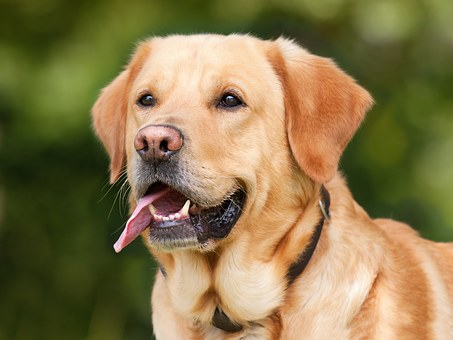
#> input picture 6_Deep Learning/4_Digital Image Processing/4_Edge Detection/images/dog.jpg, 453 x 340 px
$ jupyter execute 1_edge_detection.ipynb   (shell and % lines are left out)
#> lines starting #> are read from the running program, lines starting #| are printed output that depends on the picture
# Edge detection in images

Edge detection is one of the fundamental image-processing tasks used in various Computer Vision tasks to identify the boundary or sharp changes in the pixel intensity. It plays a crucial role in object detection, image segmentation and feature extraction from the image. In Real-time edge detection, the image frame coming from a live webcam or video is continuously captured and each frame is processed by edge detection algorithms which identify and highlight these edges continuously.

## Loading libraries and importing image

[cell 1]
# Importing the required libraries
from skimage.io import imread, imshow
from skimage.filters import sobel_h, prewitt_h, prewitt_v, sobel_v, roberts, laplace

[cell 2]
# Reading the image and plotting it
image = imread('images/dog.jpg', as_gray = True)
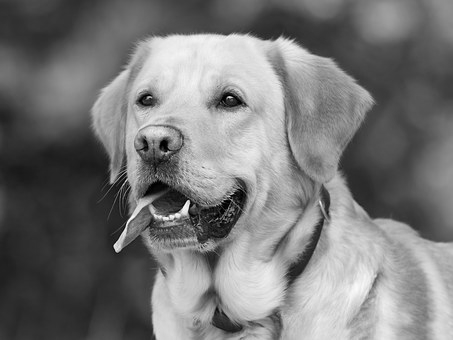
#> image: shape (340, 453) float64; min 0.000565, max 0.993, mean 0.471
imshow(image, cmap='gray')

[cell 3]
# Checking the shape of the image
print('Shape:', image.shape)
#| Shape: (340, 453)

## Different types of kernels

### Sobel kernel

[cell 4]
import matplotlib.pyplot as plt

# Calculating the horizontal edges using sobel kernel
edges_sobel_horizontal = sobel_h(image)
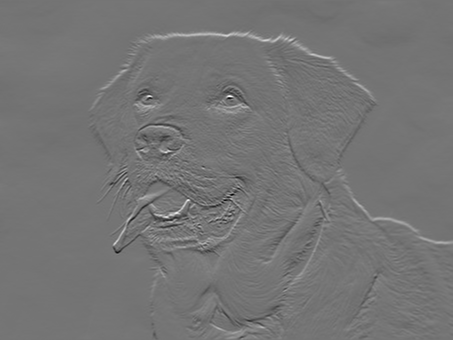
#> edges_sobel_horizontal: shape (340, 453) float64; min -0.709, max 0.838, mean 0.00106; drawn with min black and max white

# Calculating the vertical edges using soble kernel
edges_sobel_vertical = sobel_v(image)
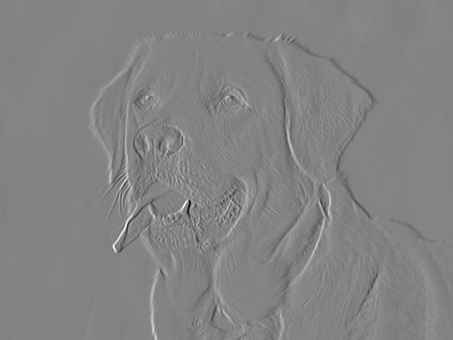
#> edges_sobel_vertical: shape (340, 453) float64; min -0.896, max 0.842, mean 0.00136; drawn with min black and max white

# Plotting the edges
titles = ['IMAGE', 'HORIZONTAL SOBEL', 'VERTICAL SOBEL']
images = [image, edges_sobel_horizontal, edges_sobel_vertical]
count = 3

plt.figure(figsize = (10, 10))

for i in range(count):
    plt.subplot(1, 3, i + 1)
    plt.title(titles[i])
    plt.imshow(images[i], cmap = 'gray')

plt.show()
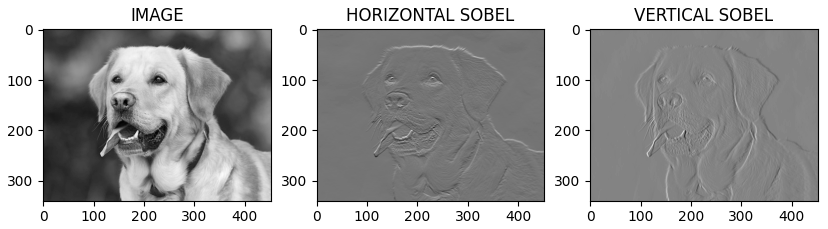
#> figure drawn by matplotlib, 3 panels

### Prewitt Kernel

[cell 5]
# Calculating horizontal edges using prewitt kernel
edges_prewitt_horizontal = prewitt_h(image)

# Calculating vertical edges using prewitt kernel
edges_prewitt_vertical = prewitt_v(image)

# Plotting the edges
titles = ['IMAGE', 'HORIZONTAL PREWITT', 'VERTICAL PREWITT']
images = [image, edges_prewitt_horizontal, edges_prewitt_vertical]
count = 3

plt.figure(figsize = (10, 10))

for i in range(count):
    plt.subplot(1, 3, i + 1)
    plt.title(titles[i])
    plt.imshow(images[i], cmap = 'gray')

plt.show()

### Roberts operator

[cell 6]
# Calculating edges using roberts operator
edges_roberts = roberts(image)
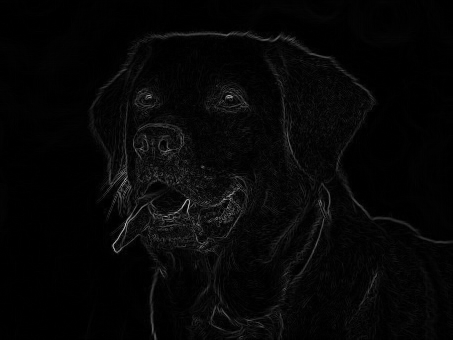
#> edges_roberts: shape (340, 453) float64; min 0, max 0.771, mean 0.0259

# Plotting the edges
titles = ['IMAGE', 'ROBERTS']
images = [image, edges_roberts]
count = 2

plt.figure(figsize = (10, 10))

for i in range(count):
    plt.subplot(1, 2, i + 1)
    plt.title(titles[i])
    plt.imshow(images[i], cmap = 'gray')

plt.show()

### Laplacian operator

[cell 7]
# Calculating edges using laplacian operator
edges_laplace = laplace(image)
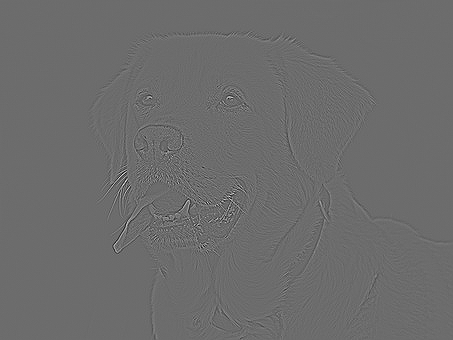
#> edges_laplace: shape (340, 453) float64; min -1.34, max 1.8, mean -5.07e-19; drawn with min black and max white

# Plotting the edges
titles = ['IMAGE', 'LAPLACE']
images = [image, edges_laplace]
count = 2

plt.figure(figsize = (10, 10))

for i in range(count):
    plt.subplot(1, 2, i + 1)
    plt.title(titles[i])
    plt.imshow(images[i], cmap = 'gray')

plt.show()

### Harris Corner detection

[cell 8]
import cv2
import numpy as np

# Reading the image and plotting it
image = imread('images/dog.jpg')
#> image: shape (340, 453, 3)

operatedImage = cv2.cvtColor(image, cv2.COLOR_BGR2GRAY)
operatedImage = np.float32(operatedImage)

# Apply Harris Corner detection algorithm
dest = cv2.cornerHarris(operatedImage, 2, 5, 0.07)
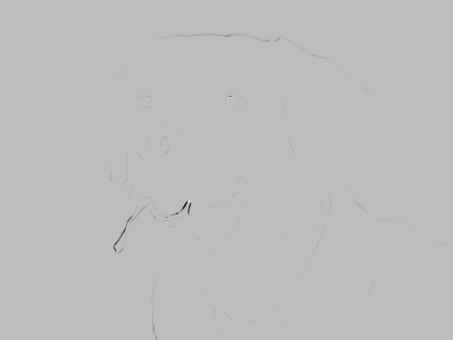
#> dest: shape (340, 453) float32; min -9.65e+09, max 3.33e+09, mean -10851072; drawn with min black and max white

# Results are marked through the dilated corners
dest = cv2.dilate(dest, None)

# Reverting back to the original image,
# with optimal threshold value
image[dest > 0.01 * dest.max()] = [0, 0, 255]
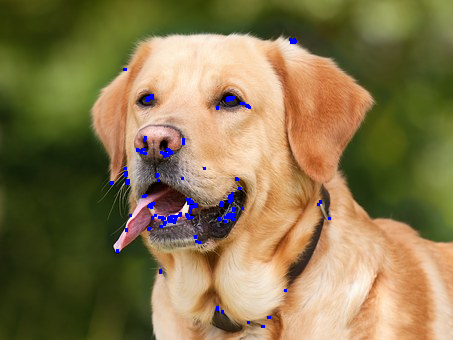
#> image: shape (340, 453, 3); mean R, G, B 135.4, 118.8, 77.5

# the window showing output image with corners
imshow(image)
